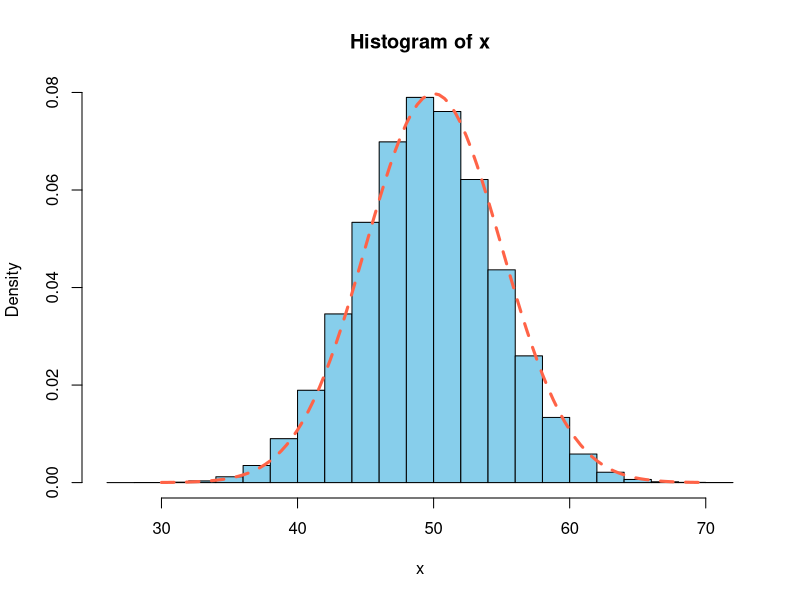
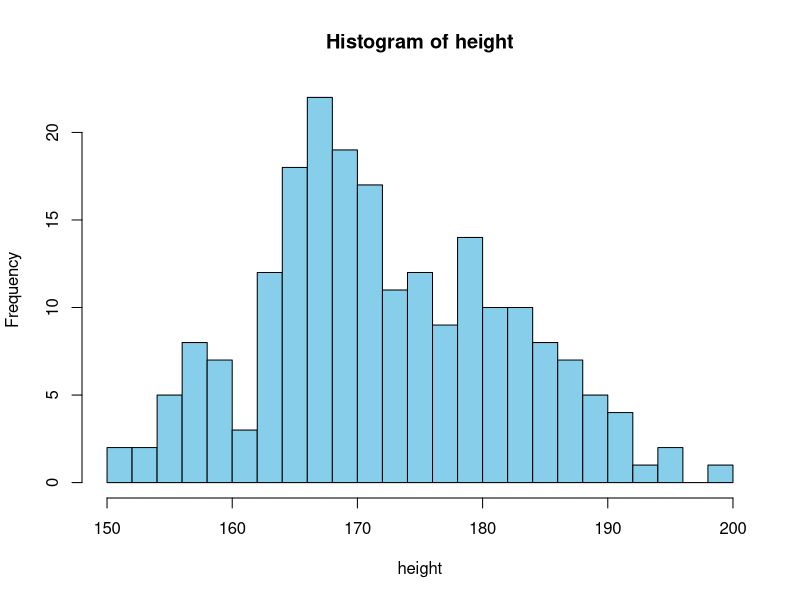

Here is the R script that generated these plots, in order: (Note: this script raises an error after producing the figures.)
pnorm(35000, 30000, 10000) - pnorm(25000, 30000, 10000)

pnorm(1, 0, 1) - pnorm(-1, 0, 1)

pnorm(2) - pnorm(-2)
pnorm(2.56) - pnorm(-2.56)

(1 - pnorm(87, mean = 68, sd = 10)) * 200

pnorm(87, mean = 68, sd = 10, lower.tail = FALSE)

pnorm(25000, 30000, 10000)
pnorm(35000, 30000, 10000, lower.tail = FALSE)

pnorm(70, 60, 10, lower.tail = FALSE)
pnorm(80, 70, 20, lower.tail = FALSE)

x <- rbinom(1000000, size = 100, prob = 0.5)
hist(x, col = "skyblue", breaks = 20, prob = TRUE)
sd(x)
curve(dnorm(x, 50, 5), 30, 70, col = "tomato", add = TRUE, lwd = 3, lty = 2)


library(MASS)
survey <- survey
height <- na.omit(survey$Height)
length(height)
hist(height, col = "skyblue", breaks = 20)
mean(height)
sd(height)

X.bar <- c()
for (i in 1:100000) {
    samp <- height[sample(1:209, size = 30)]
    X.bar[i] <- mean(samp)
    X.st[i] <- sd(samp)
}

hist(X.bar, col = "skyblue", breaks = 20, prob = TRUE)
x <- seq(160, 180, lenght = 200)
curve(dnorm(x, mean(height), sd(X.bar)), 160, 180, col = "tomato", add = TRUE, lwd = 3, lty = 2)

x.1 <- rnorm(n = 5000, mean = 70, sd = 5)
x.2 <- rnorm(n = 5000, mean = 50, sd = 5)
x <- c(x.1, x.2)
hist(x, col = "skyblue", breaks = 20)

X.bar <- c()
for (i in 1:10000) {
    samp <- height[sample(x, size = 30)]
    X.bar[i] <- mean(samp)
}

hist(X.bar, col = "skyblue", breaks = 20, prob = TRUE)
x.samp <- seq(30, 90, lenght = 200)
# curve(dnorm(x.samp, mean(x), sd(X.bar)), 30, 90, col = "tomato", add = TRUE, lwd = 3, lty = 2)

iris <- iris
cor(iris[, -5])


binom.test(x = 60, n = 100, p = 0.5)

qnorm(p = 0.5, mean = 50, sd = 10)
qnorm(p = 0.68, mean = 50, sd = 10)
qnorm(p = 0.975, mean = 50, sd = 10)
qnorm(p = 0.025, mean = 50, sd = 10)
qnorm(p = 0.005, mean = 50, sd = 10)
qnorm(p = 0.995, mean = 50, sd = 10)

pnorm(75.75829, mean = 50, sd = 10)
pnorm(24.24171, mean = 50, sd = 10)


binom.test(x = 65, n = 100, p = 0.5, conf.level = 0.99)

binom.test(60, 100, 0.5, alternative = "greater")


shapiro.test(survey$Height)
hist(survey$Height, col = "lightgreen")

shapiro.test(survey$Age)
shapiro.test(iris$Petal.Length)
shapiro.test(mtcars$mpg)

qqnorm(survey$Height, col = "skyblue")
qqline(survey$Height, col = "tomato", lwd = 5)

qqnorm(survey$Age, col = "skyblue")
qqline(survey$Age, col = "tomato", lwd = 5)

v <- rt(n = 10000, df = 29)
hist(v, col = "lightgreen", prob = TRUE)

x <- seq(-4, 4, length = 200)
curve(dt(x, df = 29), -4, 4, add = TRUE, col = "tomato", lwd = 2, lty = 2)
curve(dnorm(x), -4, 4, add = TRUE, col = "violet", lwd = 5, lty = 4)

pt(q = 0.975, df = 29)

data(cats)
str(cats)

table(cats$Sex)
mean(cats$Bwt, na.rm = TRUE)
tapply(cats$Bwt, list(cats$Sex), mean)

t.test(Bwt ~ Sex, data = cats, conf.level = 0.99)

str(sleep)
data(sleep)

t.test(extra ~ group, data = sleep, paired = TRUE)
